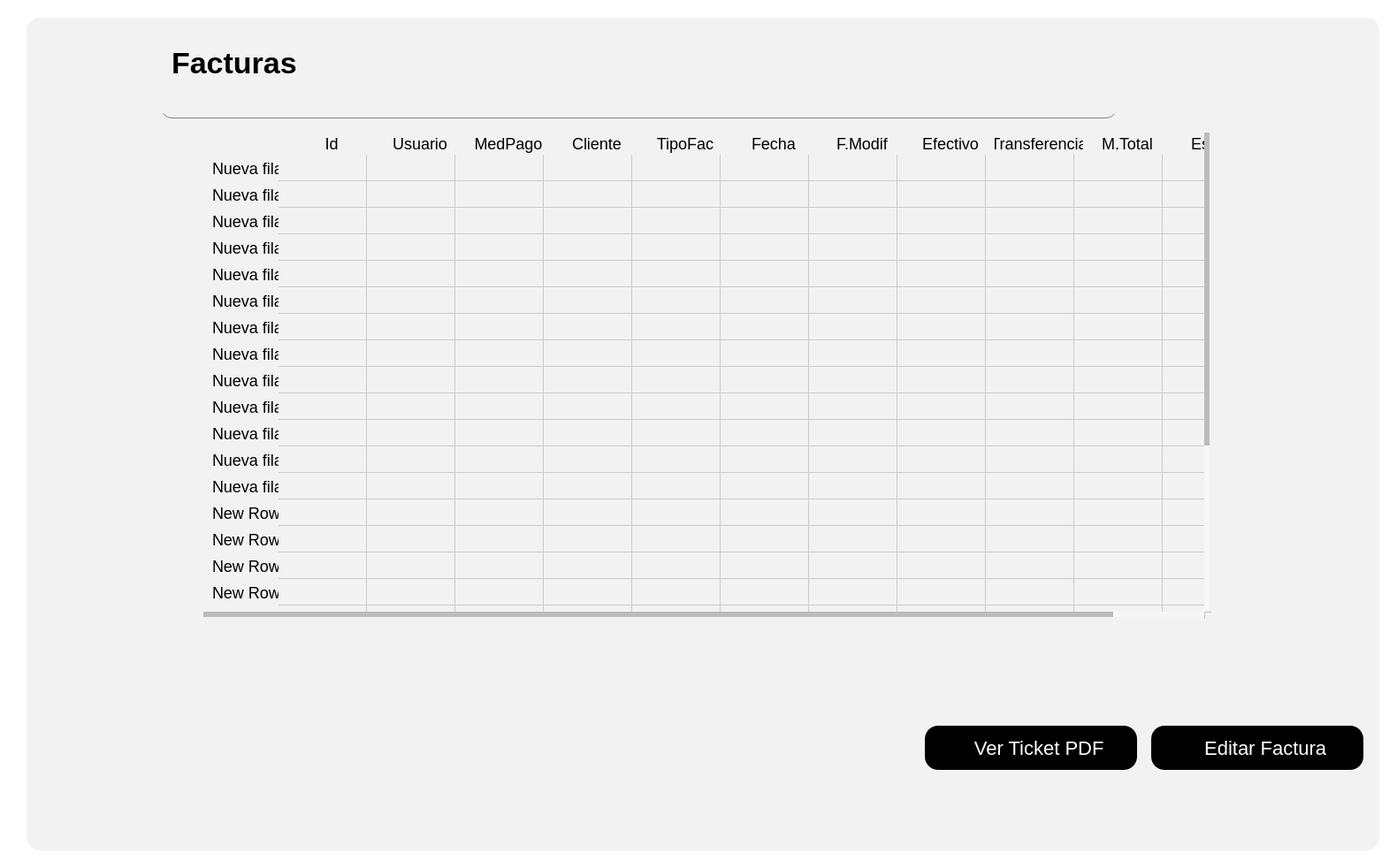
<?xml version="1.0" encoding="UTF-8"?>
<ui version="4.0">
 <class>Form</class>
 <widget class="QWidget" name="Form">
  <property name="geometry">
   <rect>
    <x>0</x>
    <y>0</y>
    <width>1580</width>
    <height>982</height>
   </rect>
  </property>
  <property name="sizePolicy">
   <sizepolicy hsizetype="Preferred" vsizetype="Fixed">
    <horstretch>0</horstretch>
    <verstretch>0</verstretch>
   </sizepolicy>
  </property>
  <property name="windowTitle">
   <string>Form</string>
  </property>
  <property name="styleSheet">
   <string notr="true">background-color: rgb(255, 255, 255);
</string>
  </property>
  <layout class="QGridLayout" name="gridLayout_2">
   <item row="0" column="0">
    <widget class="QWidget" name="Contenedor" native="true">
     <property name="styleSheet">
      <string notr="true">
QPushButton {
    background-color: black; /* Fondo blanco */
    border: none; /* Sin borde ni decoración inicial */
    color:  white; /* Color del texto */
    border-radius: 15px; /* Bordes circulares */
    padding: 5px 10px; /* Espaciado interno para mejor apariencia */
	height: 40px; /* Altura del botón */
    text-align: center; /* Alinea el texto del botón a la izquierda */
    font-size: 18px; /* Tamaño de fuente */
	margin-top:20px;
}

QPushButton:hover {
    background-color: rgb(106, 106, 106); /* Gris claro al pasar el mouse */
    cursor: pointer; /* Cursor de mano al pasar sobre el botón */
}

QToolButton {
    background-color: white; /* Fondo blanco */
    border: none; /* Sin borde ni decoración inicial */
    color:  rgb(50, 50, 50); /* Color del texto */
    border-radius: 15px; /* Bordes circulares */
    padding: 5px 10px; /* Espaciado interno para mejor apariencia */
	height: 40px; /* Altura del botón */
    text-align: left; /* Alinea el texto del botón a la izquierda */
    font-size: 18px; /* Tamaño de fuente */
    cursor: pointer;
}

QToolButton:hover {
    background-color: #f2f2f2; /* Gris claro al pasar el mouse */
    cursor: pointer;
}
QLineEdit {
    background-color: rgb(255, 255, 255); /* Fondo blanco */
    border: none; /* Sin bordes visibles */
    padding: 4px; /* Espaciado interno entre el texto y los bordes */
    margin-right: 5px; /* Espaciado externo solo a la derecha */
    border-radius: 10px; /* Bordes redondeados */
    color: black; /* Texto negro */
    text-align: left; /* Texto alineado a la izquierda */
    font-size: 18px; /* Tamaño del texto */
}

/* Cuando el QLineEdit está enfocado (se está escribiendo) */
QLineEdit:focus {
    background-color: rgb(230, 230, 250); /* Color de fondo cuando el campo está activo */
    border: 1px solid rgb(0, 0, 0); /* Borde negro al estar activo */
}

QLabel {
    font-size: 20px; /* Tamaño de fuente */
    color:  black; /* Color del texto */
    margin-right: 10px; /* Espaciado a la derecha */
    padding: 5px; /* Espaciado interno */
    text-align: left; /* Alineación del texto a la izquierda */
}
QTableWidget {
    border: none;
    background-color: #ffffff; /* Fondo blanco para la tabla */
    box-shadow: 0 4px 8px rgba(0, 0, 0, 0.1); /* Sombra suave alrededor de la tabla */
}

QTableWidget::item {
    background-color: #f2f2f2; 
    border: none; 
    transition: background-color 0.3s ease; /* Suavizado de transición de color de fondo */
    pointer-events: none; /* Desactiva la interacción con las celdas (como editar) */
}

QTableWidget::item:selected {
    background-color: #aad4ff; /* Color azul claro para celdas seleccionadas */
    color: black; /* Texto negro para celdas seleccionadas */
}

QTableWidget::item:hover {
    background-color: #e6e6e6; /* Color de fondo al pasar el cursor sobre las celdas */
}

QHeaderView::section {
    border: none; 
    background-color: #f2f2f2; 
    font-weight: normal; /* No negritas */
    text-align: center; /* Centrado del texto en los encabezados */
    box-shadow: 0 2px 4px rgba(0, 0, 0, 0.1); /* Sombra suave para los encabezados */
}

QHeaderView::section:focus {
    background-color: #f2f2f2; /* Sin color de fondo cuando está en foco */
    border: none; /* Sin borde cuando está en foco */
}

QTableWidget::item:focus {
    border: none; /* Sin borde cuando las celdas tienen el foco */
    background-color: #f2f2f2; /* Mantener el fondo sin color azul */
}

QTableCornerButton::section {
    background-color: #f2f2f2; 
    border: none; 
}

QTableWidget::verticalHeader {
    background-color: #f2f2f2;
    border: none;
    font-weight: normal; /* No negritas */
}

QTableWidget::item:hover {
    background-color: #e6e6e6; /* Color de fondo al pasar el cursor sobre las celdas */
}

/* Personalización de la barra de desplazamiento */
QScrollBar:vertical {
    border: none;
    background: #f7f7f7; /* Fondo de la barra */
    width: 8px; /* Barra más delgada */
    border-radius: 4px; /* Bordes más redondeados */
}

QScrollBar::handle:vertical {
    background: #bbb; /* Fondo del control deslizante */
    min-height: 20px; /* Control deslizante más delgado */
    border-radius: 4px; /* Bordes redondeados */
    transition: background-color 0.3s ease; /* Transición suave para el cambio de color */
}

QScrollBar::handle:vertical:hover {
    background: #888; /* Color más oscuro cuando el control deslizante está siendo desplazado */
}

QScrollBar::add-line:vertical, QScrollBar::sub-line:vertical {
    border: none;
    background: #f2f2f2; /* Fondo para los botones de la barra */
    height: 0px; /* Sin altura para los botones */
}

QScrollBar:horizontal {
    border: none;
    background: #f7f7f7; /* Fondo de la barra */
    height: 8px; /* Barra más delgada */
    border-radius: 4px; /* Bordes más redondeados */
}

QScrollBar::handle:horizontal {
    background: #bbb; /* Fondo del control deslizante */
    min-width: 20px; /* Control deslizante más delgado */
    border-radius: 4px; /* Bordes redondeados */
    transition: background-color 0.3s ease; /* Transición suave para el cambio de color */
}

QScrollBar::handle:horizontal:hover {
    background: #888; /* Color más oscuro cuando el control deslizante está siendo desplazado */
}

QScrollBar::add-line:horizontal, QScrollBar::sub-line:horizontal {
    border: none;
    background: #f2f2f2; /* Fondo para los botones de la barra */
    width: 0px; /* Sin ancho para los botones */
}


</string>
     </property>
     <layout class="QHBoxLayout" name="horizontalLayout_2">
      <item>
       <widget class="QStackedWidget" name="Contenido">
        <property name="styleSheet">
         <string notr="true">margin-left:10px;
border-radius:15px;
background-color: #f2f2f2; 
</string>
        </property>
        <widget class="QWidget" name="ContenidoPage1">
         <layout class="QVBoxLayout" name="verticalLayout_2">
          <item>
           <widget class="QWidget" name="widget" native="true">
            <property name="styleSheet">
             <string notr="true"/>
            </property>
            <layout class="QVBoxLayout" name="verticalLayout_3">
             <item>
              <widget class="QFrame" name="frame_2">
               <property name="sizePolicy">
                <sizepolicy hsizetype="Preferred" vsizetype="Preferred">
                 <horstretch>0</horstretch>
                 <verstretch>0</verstretch>
                </sizepolicy>
               </property>
               <property name="minimumSize">
                <size>
                 <width>1200</width>
                 <height>50</height>
                </size>
               </property>
               <property name="styleSheet">
                <string notr="true"/>
               </property>
               <layout class="QGridLayout" name="gridLayout_3">
                <item row="0" column="0">
                 <widget class="QLabel" name="LabelProductos">
                  <property name="styleSheet">
                   <string notr="true">#LabelProductos {
    font-weight: bold; /* Negrita */
    font-size: 34px; /* Tamaño de fuente */
}
</string>
                  </property>
                  <property name="text">
                   <string>Facturas</string>
                  </property>
                 </widget>
                </item>
                <item row="1" column="0">
                 <widget class="QLineEdit" name="InputBuscador">
                  <property name="sizePolicy">
                   <sizepolicy hsizetype="Fixed" vsizetype="Fixed">
                    <horstretch>0</horstretch>
                    <verstretch>0</verstretch>
                   </sizepolicy>
                  </property>
                  <property name="minimumSize">
                   <size>
                    <width>1100</width>
                    <height>0</height>
                   </size>
                  </property>
                  <property name="styleSheet">
                   <string notr="true">QLineEdit {
    border: none;
    border-bottom: 0.5px solid gray;
}

QLineEdit:focus {
    border: none;
    border-bottom: 1.5px solid black; /* Cambia el color y grosor según desees */
}
</string>
                  </property>
                  <property name="text">
                   <string/>
                  </property>
                 </widget>
                </item>
                <item row="1" column="1">
                 <widget class="QLabel" name="label_11">
                  <property name="sizePolicy">
                   <sizepolicy hsizetype="Fixed" vsizetype="Fixed">
                    <horstretch>0</horstretch>
                    <verstretch>0</verstretch>
                   </sizepolicy>
                  </property>
                  <property name="maximumSize">
                   <size>
                    <width>50</width>
                    <height>35</height>
                   </size>
                  </property>
                  <property name="text">
                   <string/>
                  </property>
                  <property name="pixmap">
                   <pixmap>../../assets/iconos/buscar.png</pixmap>
                  </property>
                  <property name="scaledContents">
                   <bool>true</bool>
                  </property>
                 </widget>
                </item>
               </layout>
              </widget>
             </item>
             <item alignment="Qt::AlignHCenter|Qt::AlignVCenter">
              <widget class="QTableWidget" name="TablaFacturas">
               <property name="sizePolicy">
                <sizepolicy hsizetype="Fixed" vsizetype="Fixed">
                 <horstretch>0</horstretch>
                 <verstretch>0</verstretch>
                </sizepolicy>
               </property>
               <property name="minimumSize">
                <size>
                 <width>1150</width>
                 <height>550</height>
                </size>
               </property>
               <property name="font">
                <font>
                 <family>MS Shell Dlg 2</family>
                 <pointsize>11</pointsize>
                 <weight>75</weight>
                 <bold>true</bold>
                </font>
               </property>
               <property name="styleSheet">
                <string notr="true">
QTableWidget {
    border: none;
    box-shadow: 0 4px 8px rgba(0, 0, 0, 0.1); /* Sombra suave alrededor de la tabla */
}

QTableWidget::item {
    background-color: #f2f2f2; 
    border: none; 
    font-size: 18px; /* Tamaño de letra */
    transition: background-color 0.3s ease; /* Suavizado de transición de color de fondo */
    pointer-events: none; /* Desactiva la interacción con las celdas (como editar) */
}

QTableWidget::item:selected {
    background-color: #aad4ff; /* Color azul claro para celdas seleccionadas */
    color: black; /* Texto negro para celdas seleccionadas */
}

QTableWidget::item:hover {
    background-color: #e6e6e6; /* Color de fondo al pasar el cursor sobre las celdas */
}

QHeaderView::section {
    border: none; 
    background-color: #f2f2f2; 
    font-size: 18px; /* Tamaño de letra */
    font-weight: normal; /* No negritas */
    text-align: center; /* Centrado del texto en los encabezados */
    box-shadow: 0 2px 4px rgba(0, 0, 0, 0.1); /* Sombra suave para los encabezados */
}

QHeaderView::section:focus {
    background-color: #f2f2f2; /* Sin color de fondo cuando está en foco */
    border: none; /* Sin borde cuando está en foco */
}

QTableWidget::item:focus {
    border: none; /* Sin borde cuando las celdas tienen el foco */
    background-color: #f2f2f2; /* Mantener el fondo sin color azul */
}

QTableCornerButton::section {
    background-color: #f2f2f2; 
    border: none; 
}

QTableWidget::verticalHeader {
    background-color: #f2f2f2;
    font-size: 23px;
    border: none;
    font-weight: normal; /* No negritas */
}

QTableWidget::item:hover {
    background-color: #e6e6e6; /* Color de fondo al pasar el cursor sobre las celdas */
}
/* Personalización de la barra de desplazamiento */
QScrollBar:vertical {
    border: none;
    background: #f7f7f7; /* Fondo de la barra */
    width: 8px; /* Barra más delgada */
    border-radius: 4px; /* Bordes más redondeados */
    margin: 0px 2px 0px 0px; /* Un pequeño margen para el desplazamiento */
}

QScrollBar::handle:vertical {
    background: #bbb; /* Fondo del control deslizante */
    min-height: 20px; /* Control deslizante más delgado */
    border-radius: 4px; /* Bordes redondeados */
    transition: background-color 0.3s ease; /* Transición suave para el cambio de color */
}

QScrollBar::handle:vertical:hover {
    background: #888; /* Color más oscuro cuando el control deslizante está siendo desplazado */
}

QScrollBar::add-line:vertical, QScrollBar::sub-line:vertical {
    border: none;
    background: #f2f2f2; /* Fondo para los botones de la barra */
    height: 0px; /* Sin altura para los botones */
}

QScrollBar:horizontal {
    border: none;
    background: #f7f7f7; /* Fondo de la barra */
    height: 8px; /* Barra más delgada */
    border-radius: 4px; /* Bordes más redondeados */
    margin: 0px 0px 2px 0px; /* Un pequeño margen para el desplazamiento */
}

QScrollBar::handle:horizontal {
    background: #bbb; /* Fondo del control deslizante */
    min-width: 20px; /* Control deslizante más delgado */
    border-radius: 4px; /* Bordes redondeados */
    transition: background-color 0.3s ease; /* Transición suave para el cambio de color */
}

QScrollBar::handle:horizontal:hover {
    background: #888; /* Color más oscuro cuando el control deslizante está siendo desplazado */
}
</string>
               </property>
               <row>
                <property name="text">
                 <string>Nueva fila</string>
                </property>
               </row>
               <row>
                <property name="text">
                 <string>Nueva fila</string>
                </property>
               </row>
               <row>
                <property name="text">
                 <string>Nueva fila</string>
                </property>
               </row>
               <row>
                <property name="text">
                 <string>Nueva fila</string>
                </property>
               </row>
               <row>
                <property name="text">
                 <string>Nueva fila</string>
                </property>
               </row>
               <row>
                <property name="text">
                 <string>Nueva fila</string>
                </property>
               </row>
               <row>
                <property name="text">
                 <string>Nueva fila</string>
                </property>
               </row>
               <row>
                <property name="text">
                 <string>Nueva fila</string>
                </property>
               </row>
               <row>
                <property name="text">
                 <string>Nueva fila</string>
                </property>
               </row>
               <row>
                <property name="text">
                 <string>Nueva fila</string>
                </property>
               </row>
               <row>
                <property name="text">
                 <string>Nueva fila</string>
                </property>
               </row>
               <row>
                <property name="text">
                 <string>Nueva fila</string>
                </property>
               </row>
               <row>
                <property name="text">
                 <string>Nueva fila</string>
                </property>
               </row>
               <row>
                <property name="text">
                 <string>New Row</string>
                </property>
               </row>
               <row>
                <property name="text">
                 <string>New Row</string>
                </property>
               </row>
               <row>
                <property name="text">
                 <string>New Row</string>
                </property>
               </row>
               <row>
                <property name="text">
                 <string>New Row</string>
                </property>
               </row>
               <row>
                <property name="text">
                 <string>New Row</string>
                </property>
               </row>
               <row>
                <property name="text">
                 <string>New Row</string>
                </property>
               </row>
               <row>
                <property name="text">
                 <string>New Row</string>
                </property>
               </row>
               <row>
                <property name="text">
                 <string>New Row</string>
                </property>
               </row>
               <row>
                <property name="text">
                 <string>New Row</string>
                </property>
               </row>
               <row>
                <property name="text">
                 <string>New Row</string>
                </property>
               </row>
               <row>
                <property name="text">
                 <string>New Row</string>
                </property>
               </row>
               <row>
                <property name="text">
                 <string>New Row</string>
                </property>
               </row>
               <row>
                <property name="text">
                 <string>New Row</string>
                </property>
               </row>
               <column>
                <property name="text">
                 <string>Id</string>
                </property>
                <property name="font">
                 <font>
                  <kerning>false</kerning>
                 </font>
                </property>
                <property name="textAlignment">
                 <set>AlignCenter</set>
                </property>
               </column>
               <column>
                <property name="text">
                 <string>Usuario</string>
                </property>
                <property name="textAlignment">
                 <set>AlignCenter</set>
                </property>
               </column>
               <column>
                <property name="text">
                 <string>MedPago</string>
                </property>
                <property name="textAlignment">
                 <set>AlignCenter</set>
                </property>
               </column>
               <column>
                <property name="text">
                 <string>Cliente</string>
                </property>
                <property name="textAlignment">
                 <set>AlignCenter</set>
                </property>
               </column>
               <column>
                <property name="text">
                 <string>TipoFac</string>
                </property>
                <property name="textAlignment">
                 <set>AlignCenter</set>
                </property>
               </column>
               <column>
                <property name="text">
                 <string>Fecha</string>
                </property>
                <property name="textAlignment">
                 <set>AlignCenter</set>
                </property>
               </column>
               <column>
                <property name="text">
                 <string>F.Modif</string>
                </property>
                <property name="textAlignment">
                 <set>AlignCenter</set>
                </property>
               </column>
               <column>
                <property name="text">
                 <string>Efectivo</string>
                </property>
                <property name="textAlignment">
                 <set>AlignCenter</set>
                </property>
               </column>
               <column>
                <property name="text">
                 <string>Transferencia</string>
                </property>
                <property name="textAlignment">
                 <set>AlignCenter</set>
                </property>
               </column>
               <column>
                <property name="text">
                 <string>M.Total</string>
                </property>
                <property name="textAlignment">
                 <set>AlignCenter</set>
                </property>
               </column>
               <column>
                <property name="text">
                 <string>Estado</string>
                </property>
                <property name="textAlignment">
                 <set>AlignCenter</set>
                </property>
               </column>
              </widget>
             </item>
             <item>
              <layout class="QGridLayout" name="gridLayout_5">
               <item row="2" column="2">
                <widget class="QToolButton" name="BtnGenerarTicket">
                 <property name="minimumSize">
                  <size>
                   <width>250</width>
                   <height>50</height>
                  </size>
                 </property>
                 <property name="maximumSize">
                  <size>
                   <width>250</width>
                   <height>50</height>
                  </size>
                 </property>
                 <property name="cursor">
                  <cursorShape>PointingHandCursor</cursorShape>
                 </property>
                 <property name="styleSheet">
                  <string notr="true">QToolButton {
    background-color: black; /* Fondo blanco */
    border: none; /* Sin borde ni decoración inicial */
    color:  white;
    border-radius: 15px; /* Bordes circulares */
    padding: 5px 10px; /* Espaciado interno para mejor apariencia */
	height: 40px; /* Altura del botón */
    text-align: left; /* Alinea el texto del botón a la izquierda */
    font-size: 22px; /* Tamaño de fuente */
    cursor: pointer;
}

QToolButton:hover {

    background-color: rgb(106, 106, 106); /* Gris claro al pasar el mouse */
    cursor: pointer;
}</string>
                 </property>
                 <property name="text">
                  <string>   Ver Ticket PDF</string>
                 </property>
                 <property name="icon">
                  <iconset>
                   <normaloff>../../assets/iconos/pdf.png</normaloff>../../assets/iconos/pdf.png</iconset>
                 </property>
                 <property name="iconSize">
                  <size>
                   <width>30</width>
                   <height>30</height>
                  </size>
                 </property>
                 <property name="toolButtonStyle">
                  <enum>Qt::ToolButtonTextBesideIcon</enum>
                 </property>
                </widget>
               </item>
               <item row="1" column="0">
                <widget class="QPushButton" name="pushButton">
                 <property name="sizePolicy">
                  <sizepolicy hsizetype="Fixed" vsizetype="Fixed">
                   <horstretch>0</horstretch>
                   <verstretch>0</verstretch>
                  </sizepolicy>
                 </property>
                 <property name="text">
                  <string/>
                 </property>
                </widget>
               </item>
               <item row="1" column="1">
                <widget class="QLabel" name="label">
                 <property name="text">
                  <string/>
                 </property>
                </widget>
               </item>
               <item row="2" column="3">
                <widget class="QToolButton" name="BtnEditarFactura">
                 <property name="sizePolicy">
                  <sizepolicy hsizetype="Fixed" vsizetype="Fixed">
                   <horstretch>0</horstretch>
                   <verstretch>0</verstretch>
                  </sizepolicy>
                 </property>
                 <property name="minimumSize">
                  <size>
                   <width>250</width>
                   <height>50</height>
                  </size>
                 </property>
                 <property name="maximumSize">
                  <size>
                   <width>200</width>
                   <height>50</height>
                  </size>
                 </property>
                 <property name="cursor">
                  <cursorShape>PointingHandCursor</cursorShape>
                 </property>
                 <property name="styleSheet">
                  <string notr="true">QToolButton {
    background-color: black; /* Fondo blanco */
    border: none; /* Sin borde ni decoración inicial */
    color:  white;
    border-radius: 15px; /* Bordes circulares */
    padding: 5px 10px; /* Espaciado interno para mejor apariencia */
	height: 40px; /* Altura del botón */
    text-align: left; /* Alinea el texto del botón a la izquierda */
    font-size: 22px; /* Tamaño de fuente */
    cursor: pointer;
}

QToolButton:hover {

    background-color: rgb(106, 106, 106); /* Gris claro al pasar el mouse */
    cursor: pointer;
}</string>
                 </property>
                 <property name="text">
                  <string>   Editar Factura</string>
                 </property>
                 <property name="icon">
                  <iconset>
                   <normaloff>../../assets/iconos/editar.png</normaloff>../../assets/iconos/editar.png</iconset>
                 </property>
                 <property name="iconSize">
                  <size>
                   <width>30</width>
                   <height>30</height>
                  </size>
                 </property>
                 <property name="toolButtonStyle">
                  <enum>Qt::ToolButtonTextBesideIcon</enum>
                 </property>
                </widget>
               </item>
               <item row="0" column="2">
                <widget class="QLabel" name="label_2">
                 <property name="text">
                  <string/>
                 </property>
                </widget>
               </item>
              </layout>
             </item>
             <item alignment="Qt::AlignHCenter">
              <widget class="QWidget" name="widget_2" native="true">
               <property name="styleSheet">
                <string notr="true"/>
               </property>
               <layout class="QGridLayout" name="gridLayout"/>
              </widget>
             </item>
            </layout>
           </widget>
          </item>
         </layout>
        </widget>
       </widget>
      </item>
     </layout>
    </widget>
   </item>
  </layout>
 </widget>
 <resources/>
 <connections/>
</ui>
